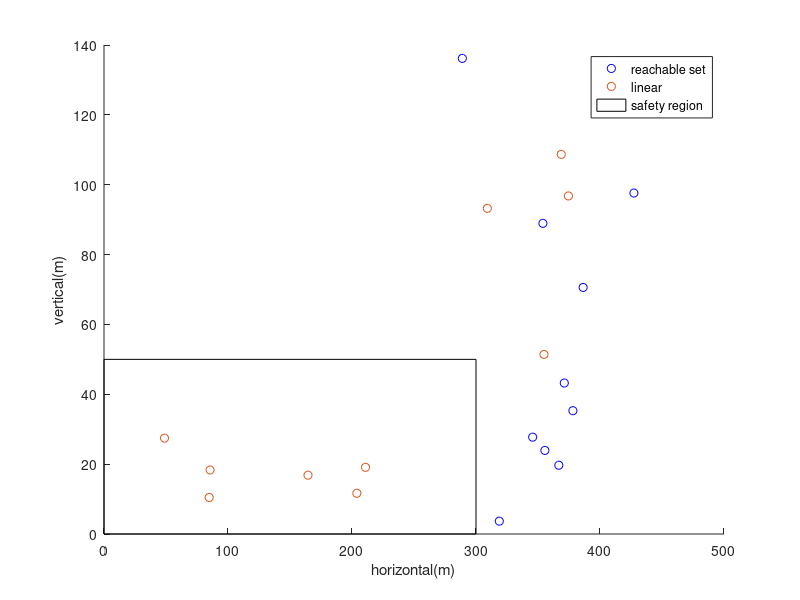

Reproduce this figure in MATLAB.
close all;
clear all;
clc;

rs=[
427.357,97.62,438.365;
318.807,3.67999,318.828;
355.548,23.93,356.352;
353.943,88.94,364.946;
366.792,19.69,367.32;
288.977,136.17,319.452;
386.405,70.59,392.8;
378.126,35.3,379.77;
345.696,27.73,346.807;
371.2,43.23,373.70
];

ls=[
374.544,96.79,386.848;
368.763,108.69,384.447;
164.511,16.84,165.37;
48.7746,27.45,55.9684;
85.5387,18.33,87.4806;
203.916,11.67,204.25;
309.122,93.24,322.878;
84.8118,10.47,85.4556;
354.83,51.42,358.537;
210.896,19.09,211.758  
];

vv= 300;
hh= 50;

figure;

scatter(rs(:,1),rs(:,2),'b');
hold on;
scatter(ls(:,1),ls(:,2),'r+');
rectangle('Position',[0,0,vv,hh]);
legend('reachable set','linear','safety region')

xlabel('horizontal(m)');
ylabel('vertical(m)');